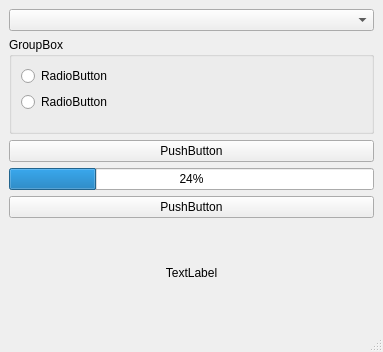
<?xml version="1.0" encoding="UTF-8"?>
<ui version="4.0">
 <class>MainWindow</class>
 <widget class="QMainWindow" name="MainWindow">
  <property name="geometry">
   <rect>
    <x>0</x>
    <y>0</y>
    <width>383</width>
    <height>352</height>
   </rect>
  </property>
  <property name="windowTitle">
   <string>MainWindow</string>
  </property>
  <widget class="QWidget" name="centralwidget">
   <layout class="QVBoxLayout" name="verticalLayout_3">
    <item>
     <layout class="QVBoxLayout" name="verticalLayout_2">
      <item>
       <widget class="QComboBox" name="comboBox"/>
      </item>
      <item>
       <widget class="QGroupBox" name="groupBox">
        <property name="title">
         <string>GroupBox</string>
        </property>
        <layout class="QFormLayout" name="formLayout">
         <property name="sizeConstraint">
          <enum>QLayout::SetMinimumSize</enum>
         </property>
         <item row="0" column="0">
          <widget class="QRadioButton" name="rb_for_me">
           <property name="text">
            <string>RadioButton</string>
           </property>
          </widget>
         </item>
         <item row="1" column="0">
          <widget class="QRadioButton" name="rb_all_users">
           <property name="text">
            <string>RadioButton</string>
           </property>
          </widget>
         </item>
        </layout>
       </widget>
      </item>
      <item>
       <widget class="QPushButton" name="pushButton">
        <property name="text">
         <string>PushButton</string>
        </property>
       </widget>
      </item>
      <item>
       <widget class="QProgressBar" name="progressBar">
        <property name="value">
         <number>24</number>
        </property>
       </widget>
      </item>
      <item>
       <widget class="QPushButton" name="pb_install">
        <property name="text">
         <string>PushButton</string>
        </property>
       </widget>
      </item>
      <item>
       <widget class="QLabel" name="lb_status">
        <property name="text">
         <string>TextLabel</string>
        </property>
        <property name="alignment">
         <set>Qt::AlignCenter</set>
        </property>
       </widget>
      </item>
     </layout>
    </item>
   </layout>
  </widget>
  <widget class="QMenuBar" name="menubar">
   <property name="geometry">
    <rect>
     <x>0</x>
     <y>0</y>
     <width>383</width>
     <height>25</height>
    </rect>
   </property>
  </widget>
  <widget class="QStatusBar" name="statusbar"/>
 </widget>
 <resources/>
 <connections/>
</ui>
